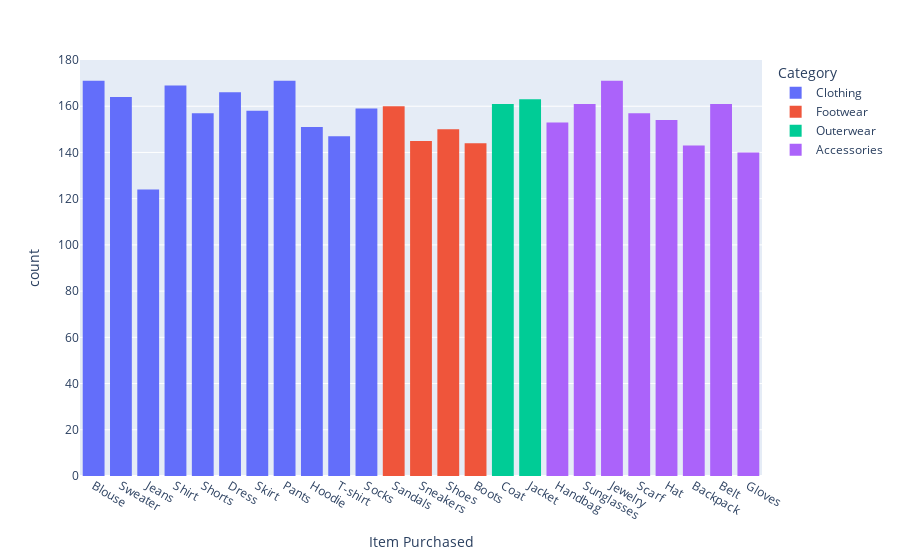

The notebook cell saved with this chart:
### Markdown cell above
### Code Explanation: Creating a Histogram for Item Purchases by Category

The following code creates a histogram to visualize the distribution of `Item Purchased` based on different product `Category`,
with different colors for each category.

### Code cell
fig = px.histogram(shop , x = 'Item Purchased' , color = 'Category')
fig.show()

### Figure 1 — Plotly figure (JSON) as saved in the notebook; plotly's stock layout.template omitted (floating-point values rounded to 4 significant figures; data arrays with more than 128 entries replaced by an {"elided": "..."} marker saying what was removed)
{"data": [{"alignmentgroup": "True", "bingroup": "x", "hovertemplate": "Category=Clothing<br>Item Purchased=%{x}<br>count=%{y}<extra></extra>", "legendgroup": "Clothing", "marker": {"color": "#636efa", "pattern": {"shape": ""}}, "name": "Clothing", "offsetgroup": "Clothing", "orientation": "v", "showlegend": true, "type": "histogram", "x": {"elided": "1737 str values"}, "xaxis": "x", "yaxis": "y"}, {"alignmentgroup": "True", "bingroup": "x", "hovertemplate": "Category=Footwear<br>Item Purchased=%{x}<br>count=%{y}<extra></extra>", "legendgroup": "Footwear", "marker": {"color": "#EF553B", "pattern": {"shape": ""}}, "name": "Footwear", "offsetgroup": "Footwear", "orientation": "v", "showlegend": true, "type": "histogram", "x": {"elided": "599 str values"}, "xaxis": "x", "yaxis": "y"}, {"alignmentgroup": "True", "bingroup": "x", "hovertemplate": "Category=Outerwear<br>Item Purchased=%{x}<br>count=%{y}<extra></extra>", "legendgroup": "Outerwear", "marker": {"color": "#00cc96", "pattern": {"shape": ""}}, "name": "Outerwear", "offsetgroup": "Outerwear", "orientation": "v", "showlegend": true, "type": "histogram", "x": {"elided": "324 str values"}, "xaxis": "x", "yaxis": "y"}, {"alignmentgroup": "True", "bingroup": "x", "hovertemplate": "Category=Accessories<br>Item Purchased=%{x}<br>count=%{y}<extra></extra>", "legendgroup": "Accessories", "marker": {"color": "#ab63fa", "pattern": {"shape": ""}}, "name": "Accessories", "offsetgroup": "Accessories", "orientation": "v", "showlegend": true, "type": "histogram", "x": {"elided": "1240 str values"}, "xaxis": "x", "yaxis": "y"}], "layout": {"barmode": "relative", "legend": {"title": {"text": "Category"}, "tracegroupgap": 0}, "margin": {"t": 60}, "xaxis": {"anchor": "y", "domain": [0, 1], "title": {"text": "Item Purchased"}}, "yaxis": {"anchor": "x", "domain": [0, 1], "title": {"text": "count"}}}}
